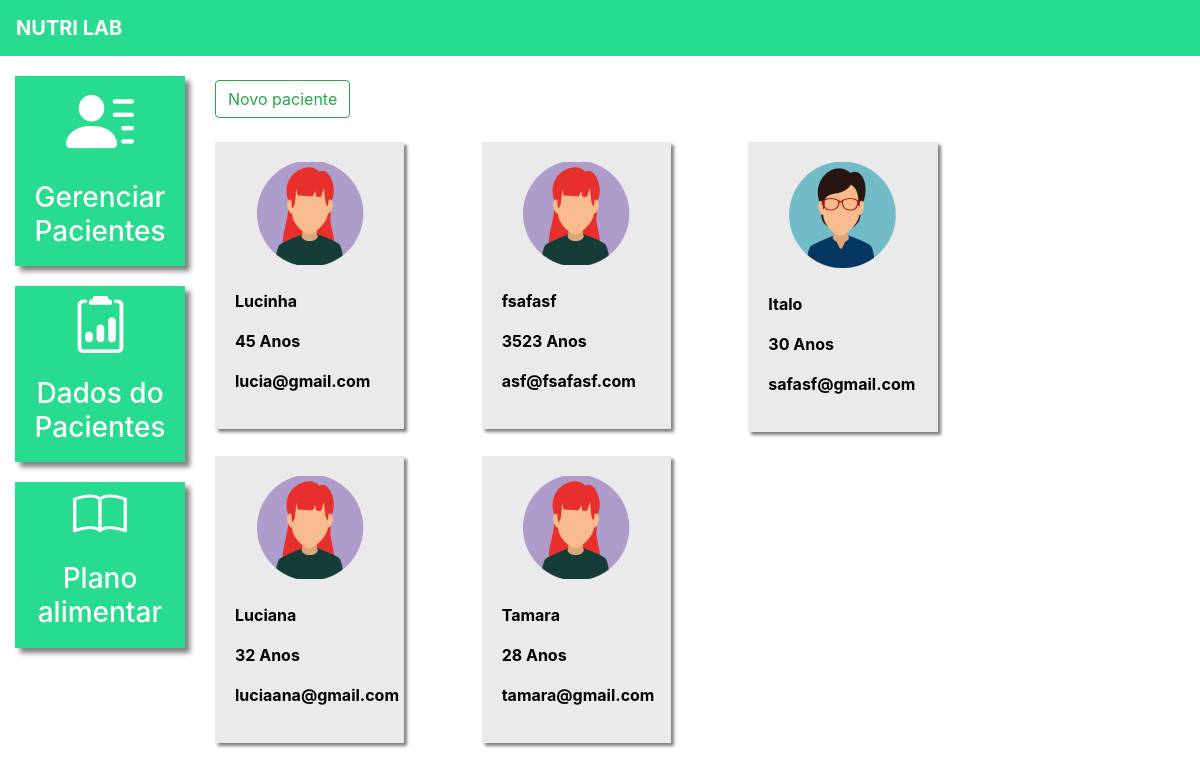
The page /pacientes/ (signed in) on the database as committed earlier.
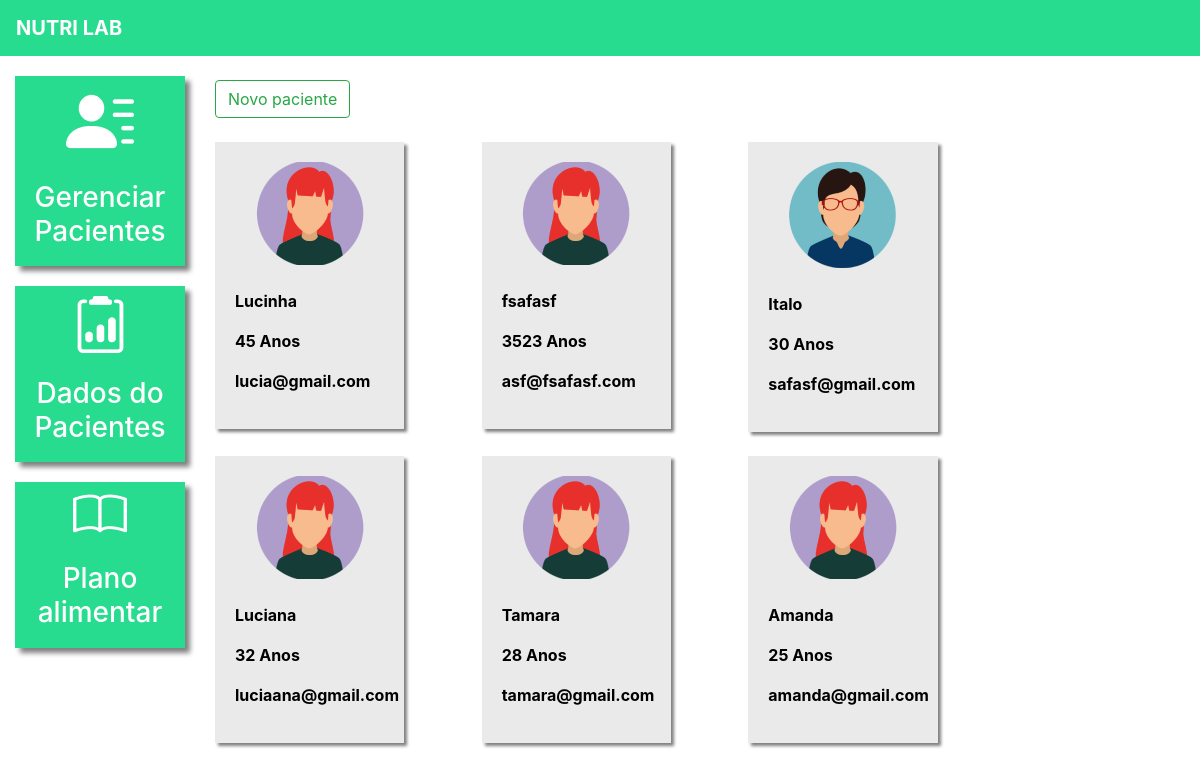
The same page on the database as committed later.
### plataforma/models.py (models this page shows, shortened)
class Pacientes(models.Model):
    choices_sexo = (('F', 'Feminino'),
                    ('M', 'Masculino')) # Corrigido o erro de digitação aqui
    nome = models.CharField(max_length=50)
    sexo = models.CharField(max_length=1, choices=choices_sexo)
    idade = models.IntegerField()
    email = models.EmailField()
    telefone = models.CharField(max_length=19)
    nutri = models.ForeignKey(User, on_delete=models.CASCADE)

### plataforma/views.py (the view, shortened to what this page needs)
# urls.py: path('pacientes/', views.pacientes, name='pacientes'),
@login_required(login_url='/auth/logar/')
def pacientes(request):
    if request.method == "GET":
        dados_paciente = DadosPaciente.objects.filter(paciente__nutri=request.user).order_by('-data')
        pacientes = Pacientes.objects.filter(nutri=request.user)
        return render(request, 'pacientes.html', {'pacientes': pacientes, 'dados_paciente': dados_paciente})

### plataforma/templates/pacientes.html (shortened to what this page needs)
{% extends "base_plataforma.html" %}
{% load static %}
{% block 'plataforma' %}
    <br>
    <button type="button" class="btn btn-outline-success" data-toggle="modal" data-target="#modal">
        Novo paciente
    </button>
    <br>
    <br>
    <div class="row">
        {% for paciente in pacientes %}
            <div class="col-md-4 mb-4">
                <a href="#" class="link-hover">
                    <div class="card-paciente">
                        <div class="foto-perfil">
                            {% if paciente.sexo == "M" %}
                                <img src="{% static 'plataforma/img/perfil2.png' %}">
                            {% else %}
                                <img src="{% static 'plataforma/img/perfil1.png' %}">
                            {% endif %}
                        </div>
                        <br>
                        <p class="dados">{{ paciente.nome }}</p>
                        <p class="dados">{{ paciente.idade }} Anos</p>
                        <p class="dados">{{ paciente.email }}</p>
                    </div>
                </a>
            </div>
        {% endfor %}
    </div>
    </div>
{% endblock %}

### templates/base_plataforma.html (shortened to what this page needs)
{% extends 'base.html' %}
{% load static %}
{% block 'head'%}
    <link rel="stylesheet" href="{% static 'plataforma/css/css.css' %}">
    <link rel="stylesheet" href="{% static 'plataforma/css/plano_alimentar.css' %}">
{% endblock 'head' %}
{% block 'body' %}
    <div class="container-fluid">
        <div class="row">
        <div class="col-md-2">
            <a href="{% url 'pacientes' %}" class="link-lateral">
        <div class="card-lateral">
        <img src="{% static 'plataforma/img/paciente.png' %}">
        <br>
        <br>
        <h3>Gerenciar Pacientes</h3>
    </div>
    </a>
        <a href="{% url 'dados_paciente_listar' %}" class="link-lateral">
        <div class="card-lateral">
    <img src="{% static 'plataforma/img/dados_paciente.png' %}">
    <br>
    <br>
            <h3>Dados do Pacientes</h3>
            </div>
    </a>
        <a href="{% url 'plano_alimentar_listar' %}" class="link-lateral">
        <div class="card-lateral">
    <img src="{% static 'plataforma/img/plano_alimentar.png' %}">
    <br>
    <br>
    <h3>Plano alimentar</h3>
    </div>
    </a>
        </div>
        <div class="col-md-8">
{% block 'plataforma' %}{% endblock %}
</div>
</div>
{% endblock%}

### templates/base.html (shortened to what this page needs)
{% load static %}
<!doctype html>
<html lang="pt-BR">
<head>
{% block 'head' %}{% endblock %}
<link rel="stylesheet" href="https://cdn.jsdelivr.net/npm/bootstrap@4.6.1/dist/css/bootstrap.min.css">
</head>
<body>
    {% if user.is_authenticated %}
        <nav style="background-color: #27DB8F;" class="navbar navbar-expand-lg navbar-dark">
        <a style="font-weight: bold" class="navbar-brand" href="#">NUTRI LAB</a>
        </nav>
{% endif %}
{% block 'body' %}{% endblock %}
<link rel="stylesheet" href="https://cdn.jsdelivr.net/npm/bootstrap-icons@1.13.1/font/bootstrap-icons.min.css">
</body>
</html>

### templates/static/plataforma/css/css.css (style rules this page uses)
.card-lateral { background-color: #27DB8F; margin-top: 20px; padding: 10px; color: white; font-weight: bold; text-decoration: none; text-align: center; box-shadow: 5px 5px 5px gray; }
.card-paciente { background-color: #EAEAEA; width: 80%; box-shadow: 3px 3px 3px gray; padding: 20px; color: black; }
.foto-perfil { text-align: center; }
.dados { font-weight: bold; }

Rows that differ between the two databases and show on the page:
added Pacientes: nome "Amanda", idade "25", email "amanda@gmail.com"
